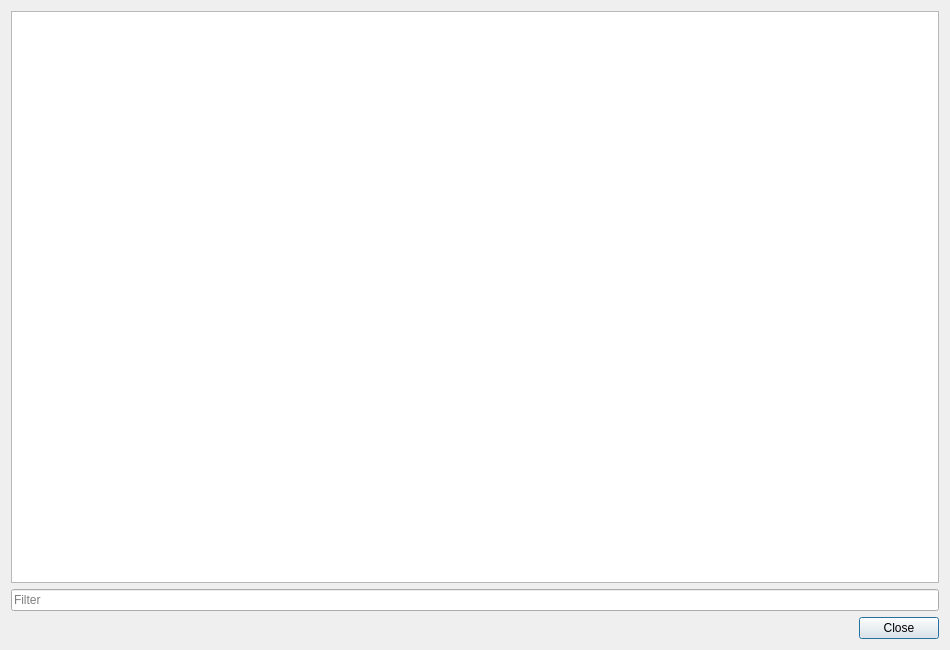
<?xml version="1.0" encoding="UTF-8"?>
<ui version="4.0">
 <class>ProfileDirectivesDialog</class>
 <widget class="QDialog" name="ProfileDirectivesDialog">
  <property name="geometry">
   <rect>
    <x>0</x>
    <y>0</y>
    <width>950</width>
    <height>650</height>
   </rect>
  </property>
  <property name="windowTitle">
   <string>Dialog</string>
  </property>
  <layout class="QVBoxLayout" name="verticalLayout">
   <item>
    <widget class="QTreeView" name="treeView"/>
   </item>
   <item>
    <widget class="QLineEdit" name="filterEdit">
     <property name="placeholderText">
      <string>Filter</string>
     </property>
    </widget>
   </item>
   <item>
    <layout class="QHBoxLayout" name="bottomLayout">
     <item>
      <spacer name="horizontalSpacer">
       <property name="orientation">
        <enum>Qt::Orientation::Horizontal</enum>
       </property>
       <property name="sizeHint" stdset="0">
        <size>
         <width>40</width>
         <height>20</height>
        </size>
       </property>
      </spacer>
     </item>
     <item>
      <widget class="QPushButton" name="closeBtn">
       <property name="text">
        <string>Close</string>
       </property>
      </widget>
     </item>
    </layout>
   </item>
  </layout>
 </widget>
 <resources/>
 <connections/>
</ui>
